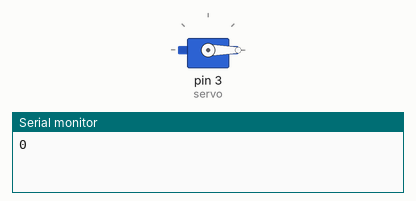
Bench run of a sketch on a simulated Arduino Uno, built with avr-gcc and run on an emulated ATmega328P. On the bench: servo, the last lines printed to the serial monitor.

Above: at 0.1 s.
At 19.6 s:
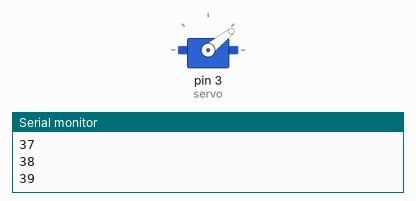
At 29.1 s:
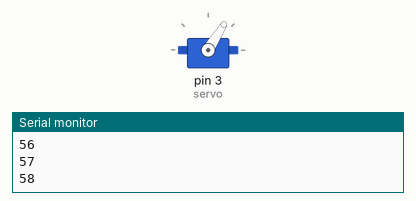
At 39.1 s:
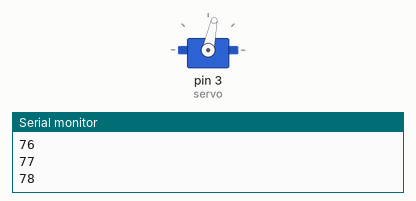
Timing chart, 0 to 40.0 s (numbered marks = the images above):
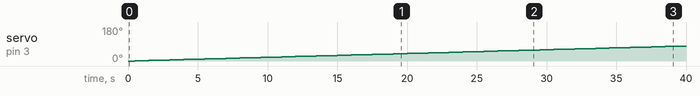

Measured:
- by itself, servo on pin 3 (servo): moves from 0° to 79° over 39.0 s

The sketch:

codigo.ino
```cpp
//Importando a biblioteca do servo.h
#include <Servo.h>

//instanciando um objeto chamado Servo
Servo servo;

//Crio uma função que inicializa os pinos e componentes
void setup (){
  Serial.begin(9600);
  servo.attach(3); //Pino onde ligamos o sinal do Servomotor
}
//Criar uma função que se repete infinitamente


void loop (){
  for(int posicao = 0; posicao <=180 ; posicao ++){
    servo.write(posicao);
    Serial.println(posicao);
    delay(500);
  }
//fazer o contrario
  for(int posicao = 180; posicao <=0 ; posicao --){
    servo.write(posicao);
    Serial.println(posicao);
    delay(500);
  }
}
```
